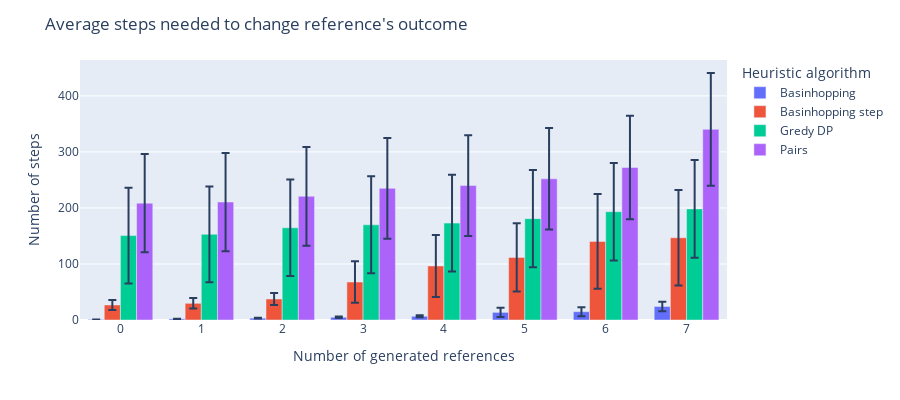

Notebook source saved alongside this figure:
### Code cell
fig = px.bar(df.reset_index(), x="i_generated", y="mean",
             color='algo', barmode='group',error_y="std",
             height=400)
fig.for_each_trace(lambda t: t.update(name=algo_name.get(t.name, t.name)))
fig.update_layout(xaxis_title='Number of generated references', title="Average steps needed to change reference's outcome",
                  yaxis_title='Number of steps', legend_title='Heuristic algorithm')

fig.show()

### Figure 1 — Plotly figure (JSON) as saved in the notebook; plotly's stock layout.template omitted (floating-point values rounded to 4 significant figures)
{"data": [{"alignmentgroup": "True", "error_y": {"array": [0, 0.2236, 0.6767, 1.241, 1.638, 8.1, 8.111, 8.382]}, "hovertemplate": "algo=basin_hopping<br>i_generated=%{x}<br>mean=%{y}<extra></extra>", "legendgroup": "basin_hopping", "marker": {"color": "#636efa", "pattern": {"shape": ""}}, "name": "Basinhopping", "offsetgroup": "basin_hopping", "orientation": "v", "showlegend": true, "textposition": "auto", "type": "bar", "x": [0, 1, 2, 3, 4, 5, 6, 7], "xaxis": "x", "y": [1, 2.05, 3.3, 4.95, 6.7, 13.64, 14.84, 24.14], "yaxis": "y"}, {"alignmentgroup": "True", "error_y": {"array": [8.968, 9.398, 10.84, 37.21, 55.43, 60.79, 84.47, 85.33]}, "hovertemplate": "algo=basin_hopping_step<br>i_generated=%{x}<br>mean=%{y}<extra></extra>", "legendgroup": "basin_hopping_step", "marker": {"color": "#EF553B", "pattern": {"shape": ""}}, "name": "Basinhopping step", "offsetgroup": "basin_hopping_step", "orientation": "v", "showlegend": true, "textposition": "auto", "type": "bar", "x": [0, 1, 2, 3, 4, 5, 6, 7], "xaxis": "x", "y": [26.82, 29.77, 37.54, 67.82, 96.46, 111.8, 140.3, 146.8], "yaxis": "y"}, {"alignmentgroup": "True", "error_y": {"array": [85.41, 85.42, 86.26, 86.51, 86.53, 86.83, 87.04, 87.04]}, "hovertemplate": "algo=greedy_dp<br>i_generated=%{x}<br>mean=%{y}<extra></extra>", "legendgroup": "greedy_dp", "marker": {"color": "#00cc96", "pattern": {"shape": ""}}, "name": "Gredy DP", "offsetgroup": "greedy_dp", "orientation": "v", "showlegend": true, "textposition": "auto", "type": "bar", "x": [0, 1, 2, 3, 4, 5, 6, 7], "xaxis": "x", "y": [150.8, 153.0, 164.6, 169.9, 172.9, 180.9, 193.3, 198.3], "yaxis": "y"}, {"alignmentgroup": "True", "error_y": {"array": [87.64, 87.64, 88.14, 89.95, 89.98, 90.51, 92.38, 100.5]}, "hovertemplate": "algo=pairs<br>i_generated=%{x}<br>mean=%{y}<extra></extra>", "legendgroup": "pairs", "marker": {"color": "#ab63fa", "pattern": {"shape": ""}}, "name": "Pairs", "offsetgroup": "pairs", "orientation": "v", "showlegend": true, "textposition": "auto", "type": "bar", "x": [0, 1, 2, 3, 4, 5, 6, 7], "xaxis": "x", "y": [208.6, 210.6, 220.8, 235.0, 240.0, 252.0, 272.3, 340.3], "yaxis": "y"}], "layout": {"barmode": "group", "height": 400, "legend": {"title": {"text": "Heuristic algorithm"}, "tracegroupgap": 0}, "margin": {"t": 60}, "title": {"text": "Average steps needed to change reference's outcome"}, "xaxis": {"anchor": "y", "domain": [0, 1], "title": {"text": "Number of generated references"}}, "yaxis": {"anchor": "x", "domain": [0, 1], "title": {"text": "Number of steps"}}}}
